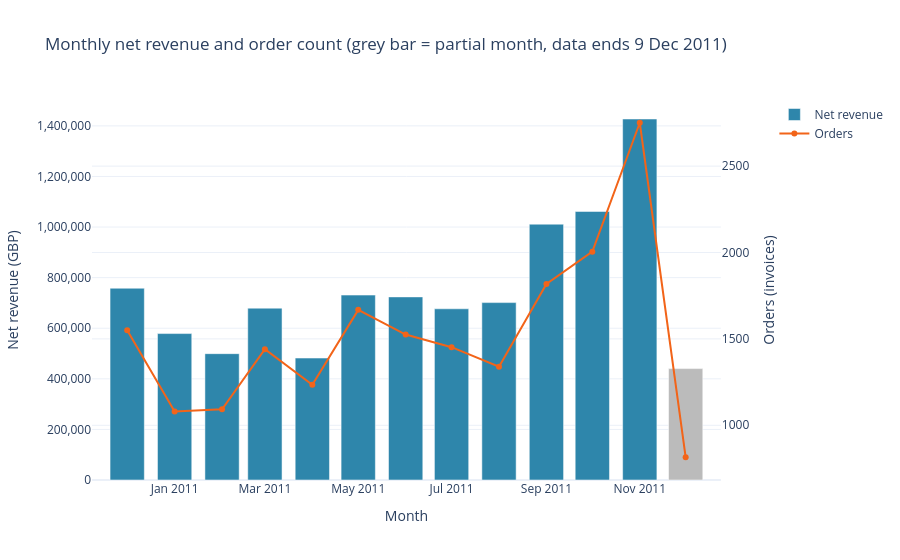

Source (notebook cell):
### Markdown cell above
### 2.2 Monthly trend

**Question:** When does revenue peak, and is growth driven by more orders or bigger orders?

### Code cell
PARTIAL_MONTH = datetime(2011, 12, 1)

monthly = (
    df.group_by('month').agg(net_revenue=pl.col('revenue').sum())
    .join(sales_ex.group_by('month').agg(orders=pl.col('invoice_no').n_unique()), on='month')
    .sort('month')
    .with_columns(
        month_label=pl.col('month').dt.strftime('%Y-%m'),
        period=pl.when(pl.col('month') == PARTIAL_MONTH).then(pl.lit('Partial')).otherwise(pl.lit('Complete')),
        mom_change_pct=(pl.col('net_revenue') / pl.col('net_revenue').shift(1) - 1) * 100,
    )
    .with_columns(net_per_order=pl.col('net_revenue') / pl.col('orders'))
)
display(monthly.select('month_label', 'period', 'net_revenue', 'orders', 'net_per_order', 'mom_change_pct').with_columns(pl.col(pl.Float64).round(1)))

complete = monthly.filter(pl.col('period') == 'Complete')
nov = complete.filter(pl.col('month_label') == '2011-11')
jan_aug = complete.filter(pl.col('month_label').is_between(pl.lit('2011-01'), pl.lit('2011-08')))
sep_nov = complete.filter(pl.col('month_label').is_between(pl.lit('2011-09'), pl.lit('2011-11')))

nov_rev = nov['net_revenue'][0]
jan_aug_avg = jan_aug['net_revenue'].mean()
sep_nov_share = sep_nov['net_revenue'].sum() / complete['net_revenue'].sum() * 100
orders_growth = nov['orders'][0] / jan_aug['orders'].mean()
npo_growth = nov['net_per_order'][0] / jan_aug['net_per_order'].mean()

fig_monthly = make_subplots(specs=[[{'secondary_y': True}]])
fig_monthly.add_trace(
    go.Bar(
        x=monthly['month_label'].to_list(), y=monthly['net_revenue'].to_list(), name='Net revenue',
        marker_color=[BLUE if p == 'Complete' else '#BBBBBB' for p in monthly['period']]
    ),
    secondary_y=False
)
fig_monthly.add_trace(
    go.Scatter(x=monthly['month_label'].to_list(), y=monthly['orders'].to_list(), name='Orders', mode='lines+markers', line_color=ORANGE),
    secondary_y=True
)
fig_monthly.update_layout(title='Monthly net revenue and order count (grey bar = partial month, data ends 9 Dec 2011)', template='plotly_white')
fig_monthly.update_xaxes(title_text='Month')
fig_monthly.update_yaxes(title_text='Net revenue (GBP)', tickformat=',', secondary_y=False)
fig_monthly.update_yaxes(title_text='Orders (invoices)', secondary_y=True)
fig_monthly.show()

# Like-for-like check for the partial month: same 9-day window (1-9 Dec) in both years
dec_window = {
    year: df.filter((pl.col('invoice_date') >= datetime(year, 12, 1)) & (pl.col('invoice_date') < datetime(year, 12, 10)))['revenue'].sum()
    for year in (2010, 2011)
}
print(f"1-9 Dec net revenue: 2010 = {dec_window[2010]:,.0f} | 2011 = {dec_window[2011]:,.0f} | change = {dec_window[2011] / dec_window[2010] - 1:+.1%}")

print(f'Takeaway: Nov 2011 net revenue is {nov_rev / jan_aug_avg:.2f}x the Jan-Aug 2011 monthly average; '
      f'Sep-Nov hold {sep_nov_share:.1f}% of the 12 complete months.')
print(f'Takeaway: vs the Jan-Aug average, Nov has {orders_growth:.2f}x the orders but {npo_growth:.2f}x the net revenue per order -> growth comes from order volume.')

### Figure 1 — Plotly figure (JSON) as saved in the notebook; plotly's stock layout.template omitted (floating-point values rounded to 4 significant figures)
{"data": [{"marker": {"color": ["#2E86AB", "#2E86AB", "#2E86AB", "#2E86AB", "#2E86AB", "#2E86AB", "#2E86AB", "#2E86AB", "#2E86AB", "#2E86AB", "#2E86AB", "#2E86AB", "#BBBBBB"]}, "name": "Net revenue", "type": "bar", "x": ["2010-12", "2011-01", "2011-02", "2011-03", "2011-04", "2011-05", "2011-06", "2011-07", "2011-08", "2011-09", "2011-10", "2011-11", "2011-12"], "xaxis": "x", "y": [758100.0, 578900.0, 499500.0, 679300.0, 482100.0, 731000.0, 723800.0, 676800.0, 701300.0, 1011000.0, 1062000.0, 1427000.0, 440400.0], "yaxis": "y"}, {"line": {"color": "#F26419"}, "mode": "lines+markers", "name": "Orders", "type": "scatter", "x": ["2010-12", "2011-01", "2011-02", "2011-03", "2011-04", "2011-05", "2011-06", "2011-07", "2011-08", "2011-09", "2011-10", "2011-11", "2011-12"], "xaxis": "x", "y": [1550, 1080, 1093, 1440, 1235, 1668, 1525, 1452, 1339, 1818, 2005, 2751, 815], "yaxis": "y2"}], "layout": {"title": {"text": "Monthly net revenue and order count (grey bar = partial month, data ends 9 Dec 2011)"}, "xaxis": {"anchor": "y", "domain": [0, 0.94], "title": {"text": "Month"}}, "yaxis": {"anchor": "x", "domain": [0, 1], "tickformat": ",", "title": {"text": "Net revenue (GBP)"}}, "yaxis2": {"anchor": "x", "overlaying": "y", "side": "right", "title": {"text": "Orders (invoices)"}}}}
